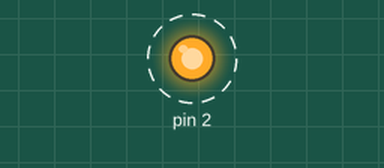
A sketch run on a simulated Arduino Mega 2560, built with avr-gcc and run on an emulated ATmega2560. On the bench: output pins drawn as LEDs (lit = HIGH). Dashed ring = blinking.

Above: at 0.07 s.
Timing chart, 0 to 3.0 s (numbered marks = the images above):
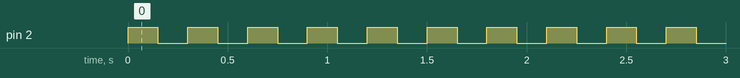

The sketch:

sketch_mar12e.ino
```cpp
#include <ISADefinitions.h>
void setup() {
 pinMode(LED8, OUTPUT);
 Serial1.begin(9600);
}
bool state = false;
const char* tekst = "Ala ma kota\n";
int counter = 0;
void loop() {
 char ch = tekst[counter];
 counter = (counter + 1) % strlen(tekst);
 digitalWrite(LED8, state=!state);
 Serial1.print(ch);
 delay(150);
}
```

Measured:
- by itself, pin 2: alternates HIGH for 0.15 s and LOW for 0.15 s
